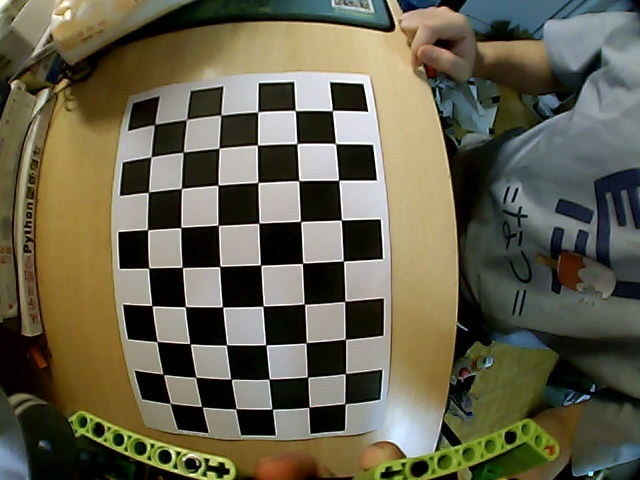
#> input picture test6.jpg, 640 x 480 px
$ python camera.py   (older library calls are emulated)
#> lines starting #> are read from the running program, lines starting #| are printed output that depends on the picture
import cv2
# assert cv2.__version__[0] == '3'
import numpy as np
import os
import glob

def get_K_and_D(checkerboard, imgsPath):

#> called with checkerboard = (6, 9), imgsPath = 'test6.jpg'
    CHECKERBOARD = checkerboard
    subpix_criteria = (cv2.TERM_CRITERIA_EPS+cv2.TERM_CRITERIA_MAX_ITER, 30, 0.1)
    calibration_flags = cv2.fisheye.CALIB_RECOMPUTE_EXTRINSIC+cv2.fisheye.CALIB_CHECK_COND+cv2.fisheye.CALIB_FIX_SKEW
    objp = np.zeros((1, CHECKERBOARD[0]*CHECKERBOARD[1], 3), np.float32)
    objp[0,:,:2] = np.mgrid[0:CHECKERBOARD[0], 0:CHECKERBOARD[1]].T.reshape(-1, 2)
    _img_shape = None
    objpoints = []
    imgpoints = []
    images = glob.glob(imgsPath)
    for fname in images:
        img = cv2.imread(fname)
#> img is the input picture: shape (480, 640, 3); mean B, G, R 76.3, 96.2, 100.1
        if _img_shape == None:
            _img_shape = img.shape[:2]
        else:
            assert _img_shape == img.shape[:2], "All images must share the same size."

        gray = cv2.cvtColor(img,cv2.COLOR_BGR2GRAY)
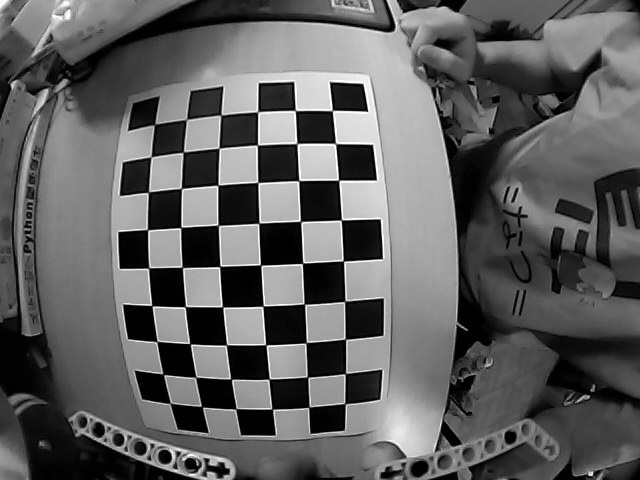
#> gray: shape (480, 640); min 0, max 255, mean 95.1
        ret, corners = cv2.findChessboardCorners(gray, CHECKERBOARD,cv2.CALIB_CB_ADAPTIVE_THRESH+cv2.CALIB_CB_FAST_CHECK+cv2.CALIB_CB_NORMALIZE_IMAGE)
#> ret = True; corners = 54 rows, first 8: [154.2, 125], [186.6, 119.4], [221, 115], [257.7, 111.8], [295.3, 110.5], [332.3, 110.5], [151.2, 157], [183.2, 152.1]
        if ret == True:
            objpoints.append(objp)
            cv2.cornerSubPix(gray,corners,(3,3),(-1,-1),subpix_criteria)
            imgpoints.append(corners)
    N_OK = len(objpoints)
    K = np.zeros((3, 3))
    D = np.zeros((4, 1))
    rvecs = [np.zeros((1, 1, 3), dtype=np.float64) for i in range(N_OK)]
    tvecs = [np.zeros((1, 1, 3), dtype=np.float64) for i in range(N_OK)]
    rms, _, _, _, _ = \
#> (the run stopped early here; a loop or call above may not have finished)

$ run again, with test1.jpg copied over test6.jpg
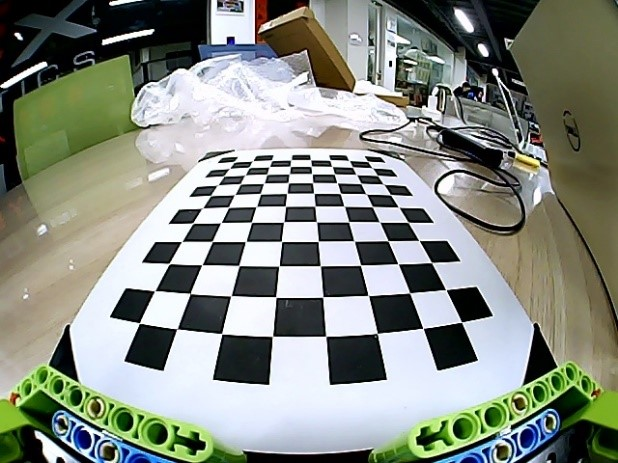
#> input picture test1.jpg, 618 x 463 px
#> in get_K_and_D, img is the input picture: shape (463, 618, 3); mean B, G, R 130.1, 139.6, 134.2
#> in get_K_and_D, `gray = cv2.cvtColor(img,cv2.COLOR_BGR2GRAY)`:
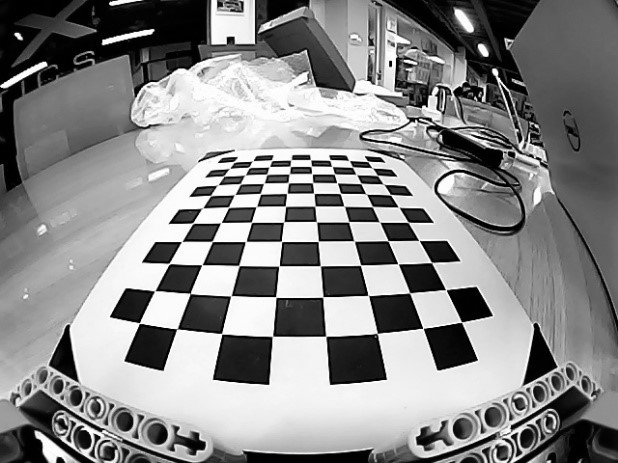
#> gray: shape (463, 618); min 0, max 255, mean 136.9
#> ret = False; corners = None

$ run again, with test3.jpg copied over test6.jpg
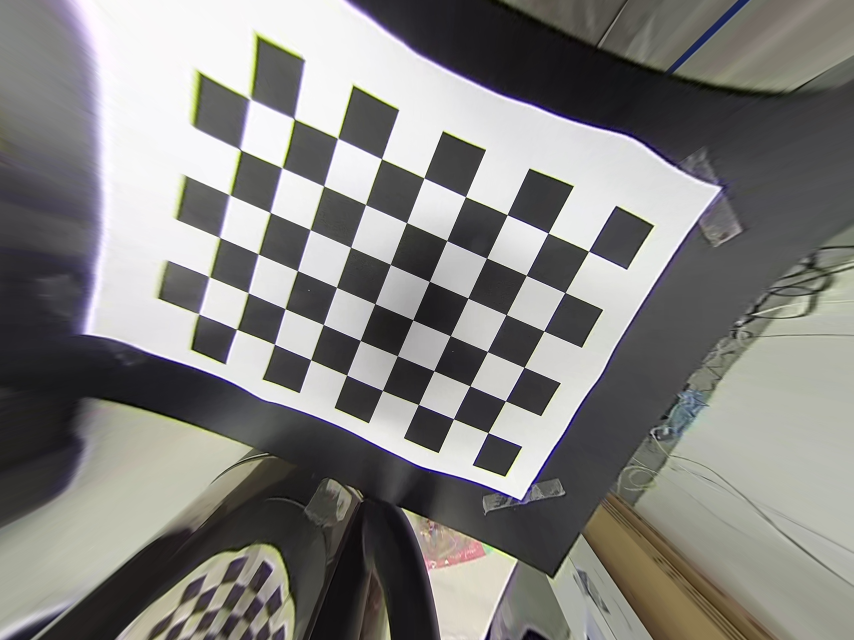
#> input picture test3.jpg, 2560 x 1920 px (shown at 1/3 size)
#> in get_K_and_D, img is the input picture: shape (1920, 2560, 3); mean B, G, R 127.3, 130.1, 131.4
#> in get_K_and_D, `gray = cv2.cvtColor(img,cv2.COLOR_BGR2GRAY)`:
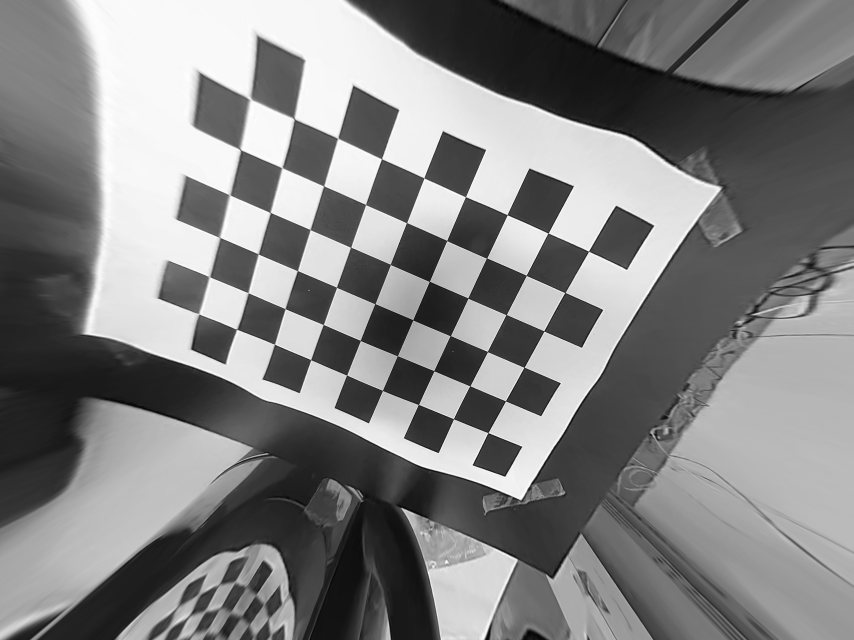
#> gray: shape (1920, 2560) (shown at 1/3 size); min 0, max 255, mean 130.2
#> ret = True; corners = 54 rows, first 8: [1767.4, 754.4], [1695.4, 878.9], [1632.8, 994.2], [1573, 1103.2], [1517, 1203.5], [1464.9, 1299.3], [1645.2, 700], [1579.6, 827]

$ run again, with test4.jpg copied over test6.jpg
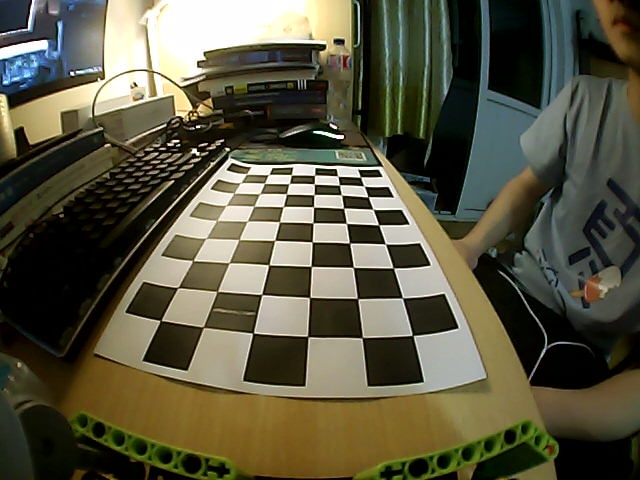
#> input picture test4.jpg, 640 x 480 px
#> in get_K_and_D, img is the input picture: shape (480, 640, 3); mean B, G, R 65.6, 85.8, 88.7
#> in get_K_and_D, `gray = cv2.cvtColor(img,cv2.COLOR_BGR2GRAY)`:
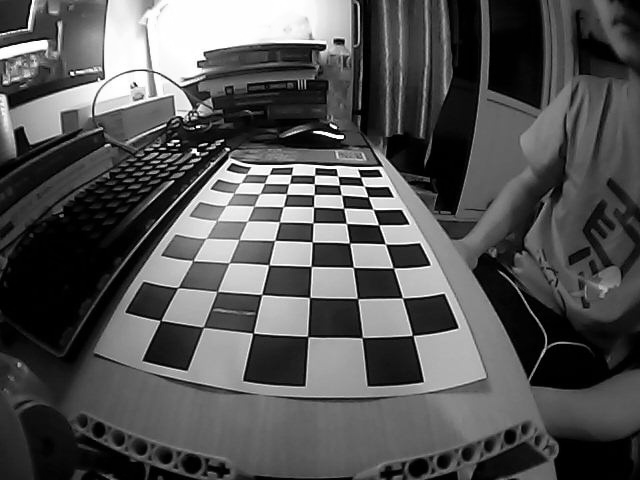
#> gray: shape (480, 640); min 0, max 255, mean 84.4
#> ret = False; corners = None
